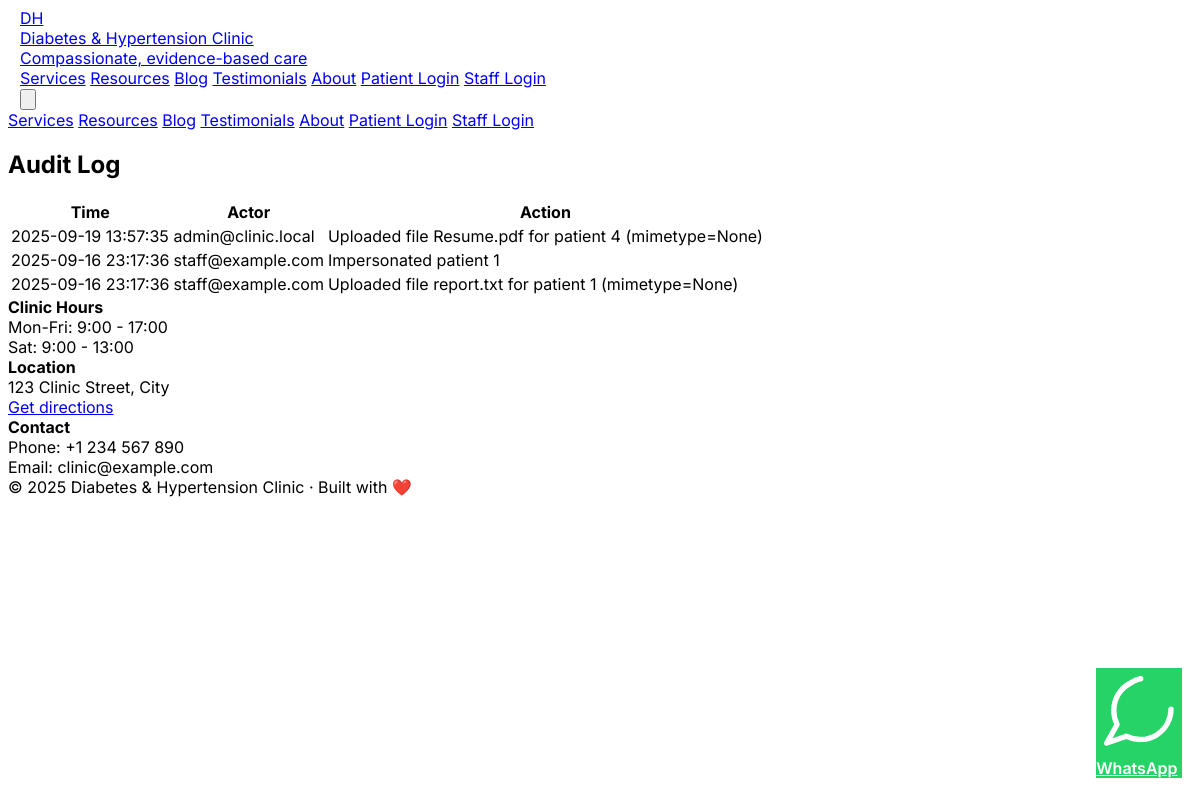
Screenshot of /admin/audit (signed in) with the database file from the repository.
### clinic_website/clinic_app.py (models this page shows)
class AuditLog(db.Model):
  id = db.Column(db.Integer, primary_key=True)
  actor = db.Column(db.String(200))
  action = db.Column(db.String(400))
  created_at = db.Column(db.DateTime, default=datetime.utcnow)

### clinic_website/clinic_app.py (the view)
@app.route('/admin/audit')
@admin_required
def admin_audit():
  entries = AuditLog.query.order_by(AuditLog.created_at.desc()).limit(200).all()
  return render_template('admin_audit.html', entries=entries)

### clinic_website/clinic_app.py (called while the page is built)
@app.context_processor
def inject_common():
  phone = os.environ.get('CLINIC_PHONE', '+1234567890')
  wa_num = os.environ.get('CLINIC_WHATSAPP', phone)
  wa_clean = ''.join([c for c in wa_num if c.isdigit()])
  return {
    'now': datetime.utcnow(),
    'doctor_name': os.environ.get('DOCTOR_NAME', 'Amit Patel, MD'),
    'doctor_bio': os.environ.get('DOCTOR_BIO', 'My mission is to help patients live healthy lives with diabetes and hypertension...'),
    'doctor_title': os.environ.get('DOCTOR_TITLE', 'Endocrinologist & Hypertension Specialist'),
    'clinic_phone': phone,
    'clinic_whatsapp': wa_clean,
    'clinic_email': os.environ.get('CLINIC_EMAIL', 'clinic@example.com')
  }

def admin_required(f):
  @wraps(f)
  def decorated(*args, **kwargs):
    if not (session.get('is_admin') or session.get('staff_role') == 'admin'):
      return redirect(url_for('admin_login'))
    return f(*args, **kwargs)
  return decorated

### clinic_website/templates/admin_audit.html (shortened to what this page needs)
{% extends 'base.html' %}
{% block content %}
  <h2 class="text-2xl font-bold mt-6">Audit Log</h2>
  <div class="mt-4 bg-white rounded shadow p-4">
    <table class="w-full text-sm">
      <thead>
        <tr class="text-left text-xs text-gray-500">
          <th class="py-2">Time</th>
          <th class="py-2">Actor</th>
          <th class="py-2">Action</th>
        </tr>
      </thead>
      <tbody>
        {% for a in entries %}
          <tr class="border-t">
            <td class="py-2">{{ a.created_at.strftime('%Y-%m-%d %H:%M:%S') }}</td>
            <td class="py-2">{{ a.actor }}</td>
            <td class="py-2">{{ a.action }}</td>
          </tr>
        {% else %}
          <tr><td colspan="3">No audit entries</td></tr>
        {% endfor %}
      </tbody>
    </table>
  </div>
{% endblock %}

### clinic_website/static/css/styles.css (style rules this page uses)
:root { --primary:#0f766e; --accent:#0ea5a3; }
body { font-family:Inter,ui-sans-serif,system-ui,-apple-system,'Segoe UI',Roboto,'Helvetica Neue',Arial }
html { -webkit-font-smoothing:antialiased; -moz-osx-font-smoothing:grayscale }

### rows the page displays
AuditLog: created_at "2025-09-19 13:57:35", actor "admin@clinic.local", action "Uploaded file Resume.pdf for patient 4 (mimetype=None)"
AuditLog: created_at "2025-09-16 23:17:36", actor "staff@example.com", action "Impersonated patient 1"
AuditLog: created_at "2025-09-16 23:17:36", actor "staff@example.com", action "Uploaded file report.txt for patient 1 (mimetype=None)"
